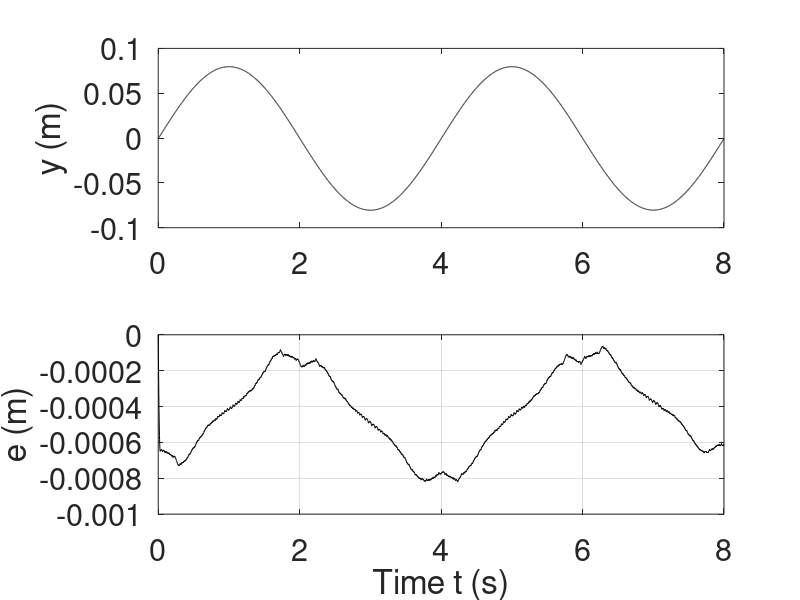

MATLAB code for this plot:
x(1)=0;
t(1)=0;
y(1)=0.08;
n=5000;
tmax=8.;
dt=tmax/n;
Q=1;
R=1;
gamma=1;
e(1)=x(1)-0.08*sin(pi/2*t(1));
u(1)=0;

for i=1:n-1,
    
f2(i)=-6.5*(y(i)-0.08*pi/2*cos(0.5*pi*t(i)))-(0.56+1.85*abs(y(i)-0.08*pi/2*cos(0.5*pi*t(i))))*sign(y(i)-0.08*pi/2*cos(0.5*pi*t(i)))-0.56*sin(28.09*pi*(x(i)));
    
g2(i)=1.5;
    
if y(i)-0.08*pi/2*cos(0.5*pi*t(i))>0 | y(i)-0.08*pi/2*cos(0.5*pi*t(i))==0
u(i)=-1/g2(i)*(f2(i)+sqrt(f2(i)^2+Q*g2(i)^2/R));
elseif y(i)-0.08*pi/2*cos(0.5*pi*t(i))<0
u(i)=-1/g2(i)*(f2(i)-sqrt(f2(i)^2+Q*g2(i)^2/R));
end
 
t(i+1)=t(i)+dt;
 
x(i+1)=x(i)+dt*y(i);
    
if (y(i)-0.08*pi/2*cos(0.5*pi*t(i)))>0 | (y(i)-0.08*pi/2*cos(0.5*pi*t(i)))==0
y(i+1)=y(i)-dt*((gamma*sqrt(f2(i)^2+Q*g2(i)^2/R))+randn(1)*1e-6);
elseif (y(i)-0.08*pi/2*cos(0.5*pi*t(i)))<0
y(i+1)=y(i)+dt*((gamma*sqrt(f2(i)^2+Q*g2(i)^2/R))+randn(1)*1e-6); 
end

e(i+1)=x(i+1)-0.08*sin(pi/2*t(i+1));

end
 
f2(n)=-6.5*(y(n)-0.08*pi/2*cos(0.5*pi*t(n)))-(0.56+1.85*abs(y(n)-0.08*pi/2*cos(0.5*pi*t(n))))*sign(y(n)-0.08*pi/2*cos(0.5*pi*t(n)))-0.56*sin(28.09*pi*(x(n)));
    
g2(n)=1.5;
   
if (y(n)-0.08*pi/2*cos(0.5*pi*t(n)))>0 | (y(n)-0.08*pi/2*cos(0.5*pi*t(n)))==0
u(n)=-1/g2(n)*(f2(n)+sqrt(f2(n)^2+Q*g2(n)^2/R));
elseif (y(n)-0.08*pi/2*cos(0.5*pi*t(n)))<0
u(n)=-1/g2(n)*(f2(n)-sqrt(f2(n)^2+Q*g2(n)^2/R));
end

subplot(2,1,1),plot(t,x,'k-')
axis([0 8 -0.1 0.1])

ylabel('y (m)')
set(gca,'FontSize',22)

hold on;

subplot(2,1,2),plot(t,e,'k-')

axis([0 8 -1e-3 -0e-3])
ylabel('e (m)')

xlabel('Time t (s)')
set(gca,'FontSize',22)

grid
exportgraphics(gcf, '/Users/Apple/work/tracking-control-network/research-vault/Research Journal/Paper/figures/images/piezo_position_tracking.png', 'Resolution', 300);
clear all;
